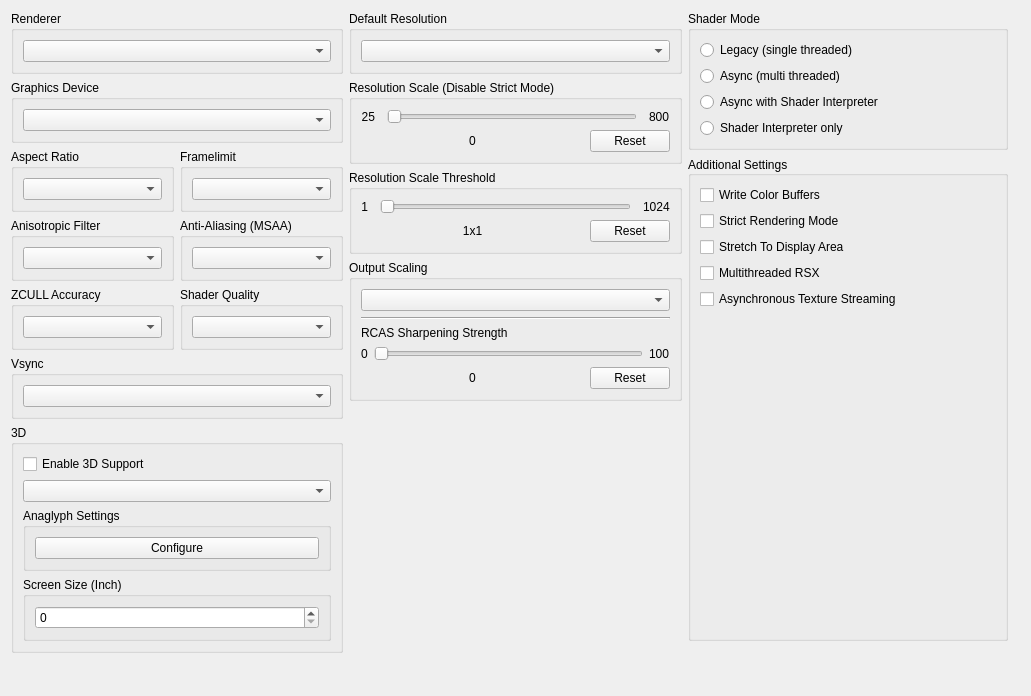
         <widget class="QWidget" name="gpuTabScrollContents">
          <property name="geometry">
           <rect>
            <x>0</x>
            <y>0</y>
            <width>1031</width>
            <height>696</height>
           </rect>
          </property>
          <layout class="QVBoxLayout" name="gpuTabScrollContentsLayout">
           <item>
            <layout class="QHBoxLayout" name="gpuTabLayout" stretch="1,1,1">
             <item>
              <layout class="QVBoxLayout" name="gpuTabLayoutLeft">
               <item>
                <widget class="QGroupBox" name="gb_renderer">
                 <property name="title">
                  <string>Renderer</string>
                 </property>
                 <layout class="QVBoxLayout" name="gb_renderer_layout">
                  <item>
                   <widget class="QComboBox" name="renderBox"/>
                  </item>
                 </layout>
                </widget>
               </item>
               <item>
                <widget class="QGroupBox" name="gb_graphicsAdapter">
                 <property name="title">
                  <string>Graphics Device</string>
                 </property>
                 <layout class="QVBoxLayout" name="gb_graphicsAdapter_layout">
                  <item>
                   <widget class="QComboBox" name="graphicsAdapterBox"/>
                  </item>
                 </layout>
                </widget>
               </item>
               <item>
                <widget class="QWidget" name="widget_gpu_top" native="true">
                 <layout class="QHBoxLayout" name="widget_gpu_top_layout" stretch="1,1">
                  <property name="leftMargin">
                   <number>0</number>
                  </property>
                  <property name="topMargin">
                   <number>0</number>
                  </property>
                  <property name="rightMargin">
                   <number>0</number>
                  </property>
                  <property name="bottomMargin">
                   <number>0</number>
                  </property>
                  <item>
                   <widget class="QGroupBox" name="gb_aspectRatio">
                    <property name="title">
                     <string>Aspect Ratio</string>
                    </property>
                    <layout class="QVBoxLayout" name="gb_aspectRatio_layout">
                     <item>
                      <widget class="QComboBox" name="aspectBox"/>
                     </item>
                    </layout>
                   </widget>
                  </item>
                  <item>
                   <widget class="QGroupBox" name="gb_frameLimit">
                    <property name="title">
                     <string>Framelimit</string>
                    </property>
                    <layout class="QVBoxLayout" name="gb_frameLimit_layout">
                     <item>
                      <widget class="QComboBox" name="frameLimitBox"/>
                     </item>
                    </layout>
                   </widget>
                  </item>
                 </layout>
                </widget>
               </item>
               <item>
                <widget class="QWidget" name="widget_gpu_bottom" native="true">
                 <layout class="QHBoxLayout" name="widget_gpu_bottom_layout" stretch="1,1">
                  <property name="leftMargin">
                   <number>0</number>
                  </property>
                  <property name="topMargin">
                   <number>0</number>
                  </property>
                  <property name="rightMargin">
                   <number>0</number>
                  </property>
                  <property name="bottomMargin">
                   <number>0</number>
                  </property>
                  <item>
                   <widget class="QGroupBox" name="gb_anisotropicFilter">
                    <property name="title">
                     <string>Anisotropic Filter</string>
                    </property>
                    <layout class="QVBoxLayout" name="gb_anisotropicFilter_layout">
                     <item>
                      <widget class="QComboBox" name="anisotropicFilterOverride"/>
                     </item>
                    </layout>
                   </widget>
                  </item>
                  <item>
                   <widget class="QGroupBox" name="gb_antiAliasing">
                    <property name="title">
                     <string>Anti-Aliasing (MSAA)</string>
                    </property>
                    <layout class="QVBoxLayout" name="gb_antiAliasing_layout">
                     <item>
                      <widget class="QComboBox" name="antiAliasing"/>
                     </item>
                    </layout>
                   </widget>
                  </item>
                 </layout>
                </widget>
               </item>
               <item>
                <widget class="QWidget" name="widget_gpu_3" native="true">
                 <layout class="QHBoxLayout" name="widget_gpu_3_layout" stretch="1,1">
                  <property name="leftMargin">
                   <number>0</number>
                  </property>
                  <property name="topMargin">
                   <number>0</number>
                  </property>
                  <property name="rightMargin">
                   <number>0</number>
                  </property>
                  <property name="bottomMargin">
                   <number>0</number>
                  </property>
                  <item>
                   <widget class="QGroupBox" name="gbZCULL">
                    <property name="title">
                     <string>ZCULL Accuracy</string>
                    </property>
                    <layout class="QVBoxLayout" name="gbZCULL_layout">
                     <item>
                      <widget class="QComboBox" name="zcullPrecisionMode"/>
                     </item>
                    </layout>
                   </widget>
                  </item>
                  <item>
                   <widget class="QGroupBox" name="gbShaderPrecision">
                    <property name="title">
                     <string>Shader Quality</string>
                    </property>
                    <layout class="QVBoxLayout" name="gbShaderPrecision_layout">
                     <item>
                      <widget class="QComboBox" name="shaderPrecision"/>
                     </item>
                    </layout>
                   </widget>
                  </item>
                 </layout>
                </widget>
               </item>
               <item>
                <widget class="QWidget" name="widget_gpu_4" native="true">
                 <layout class="QHBoxLayout" name="widget_gpu_4_layout" stretch="1">
                  <property name="leftMargin">
                   <number>0</number>
                  </property>
                  <property name="topMargin">
                   <number>0</number>
                  </property>
                  <property name="rightMargin">
                   <number>0</number>
                  </property>
                  <property name="bottomMargin">
                   <number>0</number>
                  </property>
                  <item>
                   <widget class="QGroupBox" name="gbVsync">
                    <property name="title">
                     <string>Vsync</string>
                    </property>
                    <layout class="QVBoxLayout" name="gbVsync_layout">
                     <item>
                      <widget class="QComboBox" name="vsyncMode"/>
                     </item>
                    </layout>
                   </widget>
                  </item>
                 </layout>
                </widget>
               </item>
               <item>
                <widget class="QGroupBox" name="gb_stereo">
                 <property name="title">
                  <string>3D</string>
                 </property>
                 <layout class="QVBoxLayout" name="gb_stereo_layout">
                  <item>
                   <widget class="QCheckBox" name="stereoRenderEnabled">
                    <property name="text">
                     <string>Enable 3D Support</string>
                    </property>
                   </widget>
                  </item>
                  <item>
                   <widget class="QComboBox" name="stereoRenderMode"/>
                  </item>
                  <item>
                   <widget class="QGroupBox" name="gb_anaglyph_settings">
                    <property name="title">
                     <string>Anaglyph Settings</string>
                    </property>
                    <layout class="QHBoxLayout" name="layout_gb_anaglyph_settings">
                     <item>
                      <widget class="QPushButton" name="pb_anaglyph_settings">
                       <property name="text">
                        <string>Configure</string>
                       </property>
                      </widget>
                     </item>
                    </layout>
                   </widget>
                  </item>
                  <item>
                   <widget class="QGroupBox" name="gb_screen_size">
                    <property name="title">
                     <string>Screen Size (Inch)</string>
                    </property>
                    <layout class="QVBoxLayout" name="layout_gb_screen_size">
                     <item>
                      <widget class="QSpinBox" name="sb_screen_size"/>
                     </item>
                    </layout>
                   </widget>
                  </item>
                 </layout>
                </widget>
               </item>
               <item>
                <spacer name="gpu_tab_layout_right_spacer">
                 <property name="orientation">
                  <enum>Qt::Orientation::Vertical</enum>
                 </property>
                 <property name="sizeType">
                  <enum>QSizePolicy::Policy::MinimumExpanding</enum>
                 </property>
                 <property name="sizeHint" stdset="0">
                  <size>
                   <width>0</width>
                   <height>0</height>
                  </size>
                 </property>
                </spacer>
               </item>
              </layout>
             </item>
             <item>
              <layout class="QVBoxLayout" name="gpuTabLayoutMiddle">
               <item>
                <widget class="QGroupBox" name="gb_default_resolution">
                 <property name="title">
                  <string>Default Resolution</string>
                 </property>
                 <layout class="QVBoxLayout" name="gb_default_resolution_layout">
                  <item>
                   <widget class="QComboBox" name="resBox"/>
                  </item>
                 </layout>
                </widget>
               </item>
               <item>
                <layout class="QVBoxLayout" name="layout_resolution_scale">
                 <property name="spacing">
                  <number>6</number>
                 </property>
                 <property name="leftMargin">
                  <number>0</number>
                 </property>
                 <item>
                  <widget class="QGroupBox" name="gb_resolutionScale">
                   <property name="title">
                    <string>Resolution Scale (Disable Strict Mode)</string>
                   </property>
                   <layout class="QVBoxLayout" name="gb_resolutionScale_layout">
                    <item>
                     <widget class="QWidget" name="resolutionScaleLayoutTop" native="true">
                      <layout class="QHBoxLayout" name="horizontalLayout_23" stretch="0,1,0">
                       <property name="spacing">
                        <number>12</number>
                       </property>
                       <property name="leftMargin">
                        <number>0</number>
                       </property>
                       <property name="topMargin">
                        <number>0</number>
                       </property>
                       <property name="rightMargin">
                        <number>0</number>
                       </property>
                       <property name="bottomMargin">
                        <number>0</number>
                       </property>
                       <item>
                        <widget class="QLabel" name="resolutionScaleMin">
                         <property name="text">
                          <string>25</string>
                         </property>
                         <property name="alignment">
                          <set>Qt::AlignmentFlag::AlignRight|Qt::AlignmentFlag::AlignTrailing|Qt::AlignmentFlag::AlignVCenter</set>
                         </property>
                        </widget>
                       </item>
                       <item>
                        <widget class="QSlider" name="resolutionScale">
                         <property name="orientation">
                          <enum>Qt::Orientation::Horizontal</enum>
                         </property>
                        </widget>
                       </item>
                       <item>
                        <widget class="QLabel" name="resolutionScaleMax">
                         <property name="text">
                          <string>800</string>
                         </property>
                        </widget>
                       </item>
                      </layout>
                     </widget>
                    </item>
                    <item>
                     <layout class="QHBoxLayout" name="resolutionScaleLayoutBottom" stretch="1,0">
                      <item>
                       <widget class="QLabel" name="resolutionScaleVal">
                        <property name="text">
                         <string>0</string>
                        </property>
                        <property name="alignment">
                         <set>Qt::AlignmentFlag::AlignCenter</set>
                        </property>
                       </widget>
                      </item>
                      <item>
                       <widget class="QPushButton" name="resolutionScaleReset">
                        <property name="text">
                         <string>Reset</string>
                        </property>
                       </widget>
                      </item>
                     </layout>
                    </item>
                   </layout>
                  </widget>
                 </item>
                 <item>
                  <widget class="QGroupBox" name="gb_minimumScalableDimension">
                   <property name="title">
                    <string>Resolution Scale Threshold</string>
                   </property>
                   <layout class="QVBoxLayout" name="gb_minimumScalableDimension_layout">
                    <item>
                     <layout class="QHBoxLayout" name="minimumScalableDimensionLayoutTop" stretch="0,1,0">
                      <property name="spacing">
                       <number>12</number>
                      </property>
                      <item>
                       <widget class="QLabel" name="minimumScalableDimensionMin">
                        <property name="text">
                         <string>1</string>
                        </property>
                        <property name="alignment">
                         <set>Qt::AlignmentFlag::AlignRight|Qt::AlignmentFlag::AlignTrailing|Qt::AlignmentFlag::AlignVCenter</set>
                        </property>
                       </widget>
                      </item>
                      <item>
                       <widget class="QSlider" name="minimumScalableDimension">
                        <property name="orientation">
                         <enum>Qt::Orientation::Horizontal</enum>
                        </property>
                       </widget>
                      </item>
                      <item>
                       <widget class="QLabel" name="minimumScalableDimensionMax">
                        <property name="text">
                         <string>1024</string>
                        </property>
                       </widget>
                      </item>
                     </layout>
                    </item>
                    <item>
                     <layout class="QHBoxLayout" name="minimumScalableDimensionLayoutBottom" stretch="1,0">
                      <item>
                       <widget class="QLabel" name="minimumScalableDimensionVal">
                        <property name="text">
                         <string>1x1</string>
                        </property>
                        <property name="alignment">
                         <set>Qt::AlignmentFlag::AlignCenter</set>
                        </property>
                       </widget>
                      </item>
                      <item>
                       <widget class="QPushButton" name="minimumScalableDimensionReset">
                        <property name="text">
                         <string>Reset</string>
                        </property>
                       </widget>
                      </item>
                     </layout>
                    </item>
                   </layout>
                  </widget>
                 </item>
                </layout>
               </item>
               <item>
                <widget class="QGroupBox" name="gb_outputScaling">
                 <property name="title">
                  <string>Output Scaling</string>
                 </property>
                 <layout class="QVBoxLayout" name="gb_Upscaling_layout">
                  <item>
                   <widget class="QComboBox" name="outputScalingMode"/>
                  </item>
                  <item>
                   <widget class="Line" name="line">
                    <property name="orientation">
                     <enum>Qt::Orientation::Horizontal</enum>
                    </property>
                   </widget>
                  </item>
                  <item>
                   <widget class="QWidget" name="fsrSharpeningStrengthWidget" native="true">
                    <layout class="QVBoxLayout" name="fsrSharpeningWidgetLayout">
                     <property name="leftMargin">
                      <number>0</number>
                     </property>
                     <property name="topMargin">
                      <number>0</number>
                     </property>
                     <property name="rightMargin">
                      <number>0</number>
                     </property>
                     <property name="bottomMargin">
                      <number>0</number>
                     </property>
                     <item>
                      <widget class="QLabel" name="fsrSharpeningStrengthLabel">
                       <property name="sizePolicy">
                        <sizepolicy hsizetype="Preferred" vsizetype="Preferred">
                         <horstretch>0</horstretch>
                         <verstretch>0</verstretch>
                        </sizepolicy>
                       </property>
                       <property name="text">
                        <string>RCAS Sharpening Strength</string>
                       </property>
                       <property name="alignment">
                        <set>Qt::AlignmentFlag::AlignBottom|Qt::AlignmentFlag::AlignLeading|Qt::AlignmentFlag::AlignLeft</set>
                       </property>
                       <property name="margin">
                        <number>1</number>
                       </property>
                      </widget>
                     </item>
                     <item>
                      <layout class="QHBoxLayout" name="fsrSharpeningLayoutTop">
                       <item>
                        <widget class="QLabel" name="minSharpeningVal">
                         <property name="text">
                          <string>0</string>
                         </property>
                        </widget>
                       </item>
                       <item>
                        <widget class="QSlider" name="fsrSharpeningStrength">
                         <property name="orientation">
                          <enum>Qt::Orientation::Horizontal</enum>
                         </property>
                        </widget>
                       </item>
                       <item>
                        <widget class="QLabel" name="maxSharpeningVal">
                         <property name="sizePolicy">
                          <sizepolicy hsizetype="Minimum" vsizetype="Preferred">
                           <horstretch>0</horstretch>
                           <verstretch>0</verstretch>
                          </sizepolicy>
                         </property>
                         <property name="text">
                          <string>100</string>
                         </property>
                        </widget>
                       </item>
                      </layout>
                     </item>
                     <item>
                      <layout class="QHBoxLayout" name="fsrSharpeningLayoutBottom" stretch="1,0">
                       <item>
                        <widget class="QLabel" name="fsrSharpeningStrengthVal">
                         <property name="text">
                          <string>0</string>
                         </property>
                         <property name="alignment">
                          <set>Qt::AlignmentFlag::AlignCenter</set>
                         </property>
                        </widget>
                       </item>
                       <item>
                        <widget class="QPushButton" name="fsrSharpeningStrengthReset">
                         <property name="text">
                          <string>Reset</string>
                         </property>
                        </widget>
                       </item>
                      </layout>
                     </item>
                    </layout>
                   </widget>
                  </item>
                 </layout>
                </widget>
               </item>
               <item>
                <spacer name="gpu_tab_layout_middle_spacer">
                 <property name="orientation">
                  <enum>Qt::Orientation::Vertical</enum>
                 </property>
                 <property name="sizeType">
                  <enum>QSizePolicy::Policy::MinimumExpanding</enum>
                 </property>
                 <property name="sizeHint" stdset="0">
                  <size>
                   <width>0</width>
                   <height>0</height>
                  </size>
                 </property>
                </spacer>
               </item>
              </layout>
             </item>
             <item>
              <layout class="QVBoxLayout" name="gpuTabLayoutRight">
               <property name="rightMargin">
                <number>12</number>
               </property>
               <property name="bottomMargin">
                <number>12</number>
               </property>
               <item>
                <widget class="QGroupBox" name="gb_shader_mode">
                 <property name="minimumSize">
                  <size>
                   <width>0</width>
                   <height>123</height>
                  </size>
                 </property>
                 <property name="title">
                  <string>Shader Mode</string>
                 </property>
                 <layout class="QVBoxLayout" name="verticalLayout">
                  <item>
                   <widget class="QRadioButton" name="rb_legacy_recompiler">
                    <property name="text">
                     <string notr="true">Legacy (single threaded)</string>
                    </property>
                   </widget>
                  </item>
                  <item>
                   <widget class="QRadioButton" name="rb_async_recompiler">
                    <property name="text">
                     <string notr="true">Async (multi threaded)</string>
                    </property>
                   </widget>
                  </item>
                  <item>
                   <widget class="QRadioButton" name="rb_async_with_shader_interpreter">
                    <property name="text">
                     <string notr="true">Async with Shader Interpreter</string>
                    </property>
                   </widget>
                  </item>
                  <item>
                   <widget class="QRadioButton" name="rb_shader_interpreter_only">
                    <property name="text">
                     <string notr="true">Shader Interpreter only</string>
                    </property>
                   </widget>
                  </item>
                 </layout>
                </widget>
               </item>
               <item>
                <widget class="QGroupBox" name="gb_additional_settings">
                 <property name="title">
                  <string>Additional Settings</string>
                 </property>
                 <property name="alignment">
                  <set>Qt::AlignmentFlag::AlignLeading|Qt::AlignmentFlag::AlignLeft|Qt::AlignmentFlag::AlignVCenter</set>
                 </property>
                 <layout class="QVBoxLayout" name="gb_additional_settings_layout">
                  <item>
                   <widget class="QCheckBox" name="dumpColor">
                    <property name="text">
                     <string>Write Color Buffers</string>
                    </property>
                   </widget>
                  </item>
                  <item>
                   <widget class="QCheckBox" name="strictModeRendering">
                    <property name="text">
                     <string>Strict Rendering Mode</string>
                    </property>
                   </widget>
                  </item>
                  <item>
                   <widget class="QCheckBox" name="stretchToDisplayArea">
                    <property name="text">
                     <string>Stretch To Display Area</string>
                    </property>
                   </widget>
                  </item>
                  <item>
                   <widget class="QCheckBox" name="multithreadedRSX">
                    <property name="text">
                     <string>Multithreaded RSX</string>
                    </property>
                   </widget>
                  </item>
                  <item>
                   <widget class="QCheckBox" name="asyncTextureStreaming">
                    <property name="text">
                     <string>Asynchronous Texture Streaming</string>
                    </property>
                   </widget>
                  </item>
                  <item>
                   <spacer name="additional_settings_spacer">
                    <property name="orientation">
                     <enum>Qt::Orientation::Vertical</enum>
                    </property>
                    <property name="sizeType">
                     <enum>QSizePolicy::Policy::MinimumExpanding</enum>
                    </property>
                    <property name="sizeHint" stdset="0">
                     <size>
                      <width>0</width>
                      <height>0</height>
                     </size>
                    </property>
                   </spacer>
                  </item>
                 </layout>
                </widget>
               </item>
              </layout>
             </item>
            </layout>
           </item>
           <item>
            <spacer name="gpuTabSpacer">
             <property name="orientation">
              <enum>Qt::Orientation::Vertical</enum>
             </property>
             <property name="sizeType">
              <enum>QSizePolicy::Policy::MinimumExpanding</enum>
             </property>
             <property name="sizeHint" stdset="0">
              <size>
               <width>0</width>
               <height>0</height>
              </size>
             </property>
            </spacer>
           </item>
          </layout>
         </widget>
